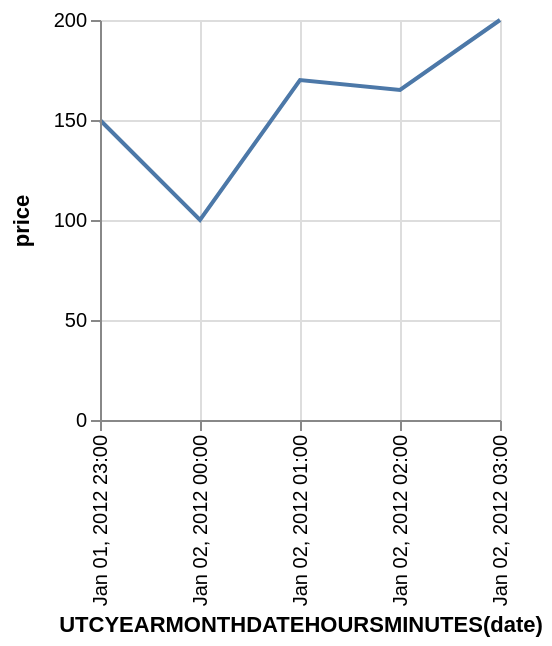

Write a Vega-Lite specification for this figure.
### Vega specification from a JSON file in a GitHub repository (floating-point values rounded to 4 significant figures)
{"$schema": "https://vega.github.io/schema/vega/v3.0.json", "description": "Google's stock price over time.", "autosize": "pad", "padding": 5, "style": "cell", "data": [{"name": "source_0", "values": [{"date": "Sun, 01 Jan 2012 23:00:00", "price": 150}, {"date": "Sun, 02 Jan 2012 00:00:00", "price": 100}, {"date": "Sun, 02 Jan 2012 01:00:00", "price": 170}, {"date": "Sun, 02 Jan 2012 02:00:00", "price": 165}, {"date": "Sun, 02 Jan 2012 03:00:00", "price": 200}]}, {"name": "data_0", "source": "source_0", "transform": [{"type": "formula", "expr": "toDate(datum[\"date\"])", "as": "date"}, {"type": "formula", "expr": "toNumber(datum[\"price\"])", "as": "price"}, {"type": "filter", "expr": "datum[\"date\"] !== null && !isNaN(datum[\"date\"]) && datum[\"price\"] !== null && !isNaN(datum[\"price\"])"}, {"type": "formula", "as": "utcyearmonthdatehoursminutes_date", "expr": "datetime(utcyear(datum[\"date\"]), utcmonth(datum[\"date\"]), utcdate(datum[\"date\"]), utchours(datum[\"date\"]), utcminutes(datum[\"date\"]), 0, 0)"}]}], "signals": [{"name": "width", "update": "200"}, {"name": "height", "update": "200"}], "marks": [{"name": "marks", "type": "line", "style": ["line"], "sort": {"field": "datum[\"utcyearmonthdatehoursminutes_date\"]", "order": "descending"}, "from": {"data": "data_0"}, "encode": {"update": {"x": {"scale": "x", "field": "utcyearmonthdatehoursminutes_date"}, "y": {"scale": "y", "field": "price"}, "stroke": {"value": "#4c78a8"}}}}], "scales": [{"name": "x", "type": "time", "domain": {"data": "data_0", "field": "utcyearmonthdatehoursminutes_date"}, "range": [0, {"signal": "width"}], "round": true, "nice": "minute"}, {"name": "y", "type": "linear", "domain": {"data": "data_0", "field": "price"}, "range": [{"signal": "height"}, 0], "round": true, "nice": true, "zero": true}], "axes": [{"scale": "x", "labelOverlap": true, "orient": "bottom", "tickCount": {"signal": "ceil(width/40)"}, "title": "UTCYEARMONTHDATEHOURSMINUTES(date)", "zindex": 1, "encode": {"labels": {"update": {"text": {"signal": "timeFormat(datum.value, '%b %d, %Y %H:%M')"}, "angle": {"value": 270}, "align": {"value": "right"}, "baseline": {"value": "middle"}}}}}, {"scale": "x", "domain": false, "grid": true, "labels": false, "maxExtent": 0, "minExtent": 0, "orient": "bottom", "tickCount": {"signal": "ceil(width/40)"}, "ticks": false, "zindex": 0, "gridScale": "y"}, {"scale": "y", "labelOverlap": true, "orient": "left", "tickCount": {"signal": "ceil(height/40)"}, "title": "price", "zindex": 1}, {"scale": "y", "domain": false, "grid": true, "labels": false, "maxExtent": 0, "minExtent": 0, "orient": "left", "tickCount": {"signal": "ceil(height/40)"}, "ticks": false, "zindex": 0, "gridScale": "x"}], "config": {"axis": {"domainColor": "#888", "tickColor": "#888"}, "axisY": {"minExtent": 30}}}
